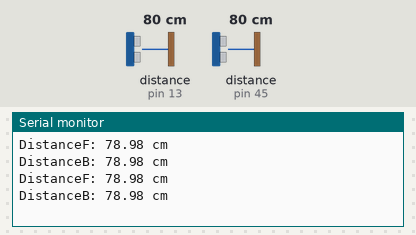
This sketch was run on a simulated Arduino Mega 2560, built with avr-gcc and run on an emulated ATmega2560. Shown: the last lines printed to the serial monitor. Wiring (inferred from the names in the program): 2 × ultrasonic range finder: trigger pin 14, echo pin 13 / trigger pin 47, echo pin 45. The test bench sets the inputs (shaded band); at power-on: distance to the obstacle (sensors on pin 13, pin 45) 80 cm. The echo pulse lasts 58.3 µs per cm.

Above: at 1.8 s.
1.9 s: distance to the obstacle (sensor on pin 13) set to 2 cm
At 2.4 s:
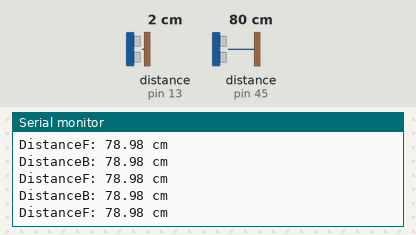
3.4 s: distance to the obstacle (sensor on pin 45) set to 120 cm
At 4.0 s:
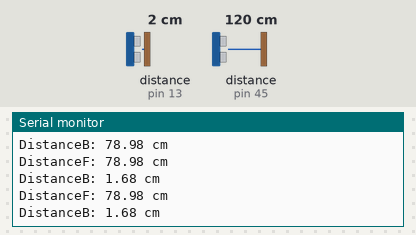
7.5 s: distance to the obstacle (sensor on pin 13) set to 4 cm
At 8.0 s:
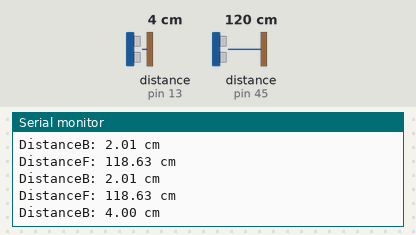
9.0 s: distance to the obstacle (sensor on pin 45) set to 2 cm
At 9.5 s:
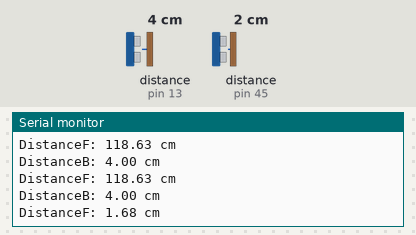
Timing chart, 0 to 11.5 s (numbered marks = the images above; inputs shaded):
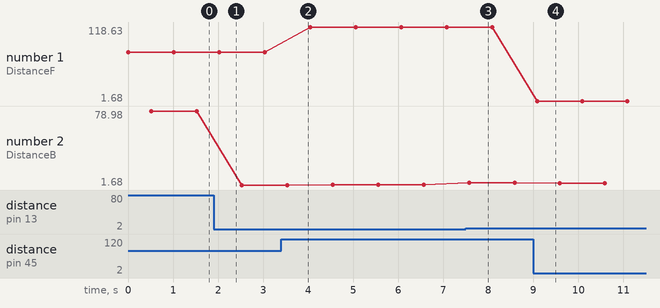

Measured:
- after the input at 7.5 s, the serial monitor: prints a new line after 0.07 s (image 3)
- after the input at 9.0 s, the serial monitor: prints a new line after 0.08 s (image 4)
- plotted number 1: 78.98 → 118.63 after the input at 3.4 s, 118.63 → 1.68 after the input at 9.0 s
- plotted number 2: 78.98 → 1.68 after the input at 1.9 s, 1.68 → 2.01 after the input at 3.4 s, 2.01 → 4 after the input at 7.5 s, 4 → 3.66 after the input at 9.0 s

The sketch:

ultrasoundESPs3.ino
```cpp
const int trigPinB = 14;
const int echoPinB = 13;

const int trigPinF = 47;
const int echoPinF = 45;

void setup() {
  Serial.begin(115200);
  pinMode(trigPinB, OUTPUT);
  pinMode(echoPinB, INPUT);

  pinMode(trigPinF, OUTPUT);
  pinMode(echoPinF, INPUT);
}

void loop() {
  front();
  back();
}

void back(){
  // Send trigger pulse
  digitalWrite(trigPinB, LOW);
  delayMicroseconds(2);

  digitalWrite(trigPinB, HIGH);
  delayMicroseconds(10);
  digitalWrite(trigPinB, LOW);

  // Read echo time
  long durationB = pulseIn(echoPinB, HIGH);

  // Convert to distance (cm)
  float distanceB = durationB * 0.034 / 2;

  Serial.print("DistanceB: ");
  Serial.print(distanceB);
  Serial.println(" cm");

  delay(500);
}


void front(){
  // Send trigger pulse
  digitalWrite(trigPinF, LOW);
  delayMicroseconds(2);

  digitalWrite(trigPinF, HIGH);
  delayMicroseconds(10);
  digitalWrite(trigPinF, LOW);

  // Read echo time
  long duration = pulseIn(echoPinF, HIGH);

  // Convert to distance (cm)
  float distance = duration * 0.034 / 2;

  Serial.print("DistanceF: ");
  Serial.print(distance);
  Serial.println(" cm");

  delay(500);
}
```
